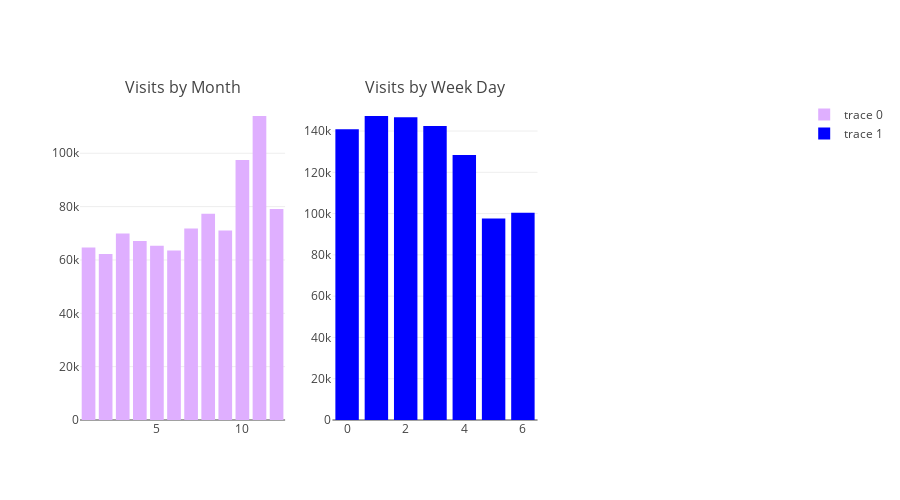

Source (notebook cell):
### Code cell
fig = tools.make_subplots(rows=1, cols=3, subplot_titles=["Visits by Month", "Visits by Week Day"], print_grid=False)
trs = []
colors = ["#dfafff", "blue", "#a9fcca", "#a9fcca"]
for i,col in enumerate(["month", "weekday"]):
    t = train_df[col].value_counts()
    tr = go.Bar(x = t.index, marker=dict(color=colors[i]), y = t.values)
    trs.append(tr)

fig.append_trace(trs[0], 1, 1)
fig.append_trace(trs[1], 1, 2)
#fig.append_trace(trs[2], 1, 3)
fig['layout'].update(height=500, showlegend=True)
iplot(fig)

### Figure 1 — Plotly figure (JSON) as saved in the notebook; plotly's stock layout.template omitted (floating-point values rounded to 4 significant figures)
{"data": [{"marker": {"color": "#dfafff"}, "type": "bar", "uid": "f78cced8-d6a5-11e8-aaba-30e37a874172", "x": [11, 10, 12, 8, 7, 9, 3, 4, 5, 1, 6, 2], "xaxis": "x", "y": [113972, 97506, 79124, 77315, 71812, 71032, 69931, 67126, 65371, 64694, 63578, 62192], "yaxis": "y"}, {"marker": {"color": "blue"}, "type": "bar", "uid": "f78d43b4-d6a5-11e8-aa98-30e37a874172", "x": [1, 2, 3, 0, 4, 6, 5], "xaxis": "x2", "y": [147279, 146733, 142399, 140905, 128331, 100360, 97646], "yaxis": "y2"}], "layout": {"annotations": [{"font": {"size": 16}, "showarrow": false, "text": "Visits by Month", "x": 0.1444, "xanchor": "center", "xref": "paper", "y": 1, "yanchor": "bottom", "yref": "paper"}, {"font": {"size": 16}, "showarrow": false, "text": "Visits by Week Day", "x": 0.5, "xanchor": "center", "xref": "paper", "y": 1, "yanchor": "bottom", "yref": "paper"}], "height": 500, "showlegend": true, "xaxis": {"anchor": "y", "domain": [0, 0.2889]}, "xaxis2": {"anchor": "y2", "domain": [0.3556, 0.6444]}, "xaxis3": {"anchor": "y3", "domain": [0.7111, 1]}, "yaxis": {"anchor": "x", "domain": [0, 1]}, "yaxis2": {"anchor": "x2", "domain": [0, 1]}, "yaxis3": {"anchor": "x3", "domain": [0, 1]}}}
